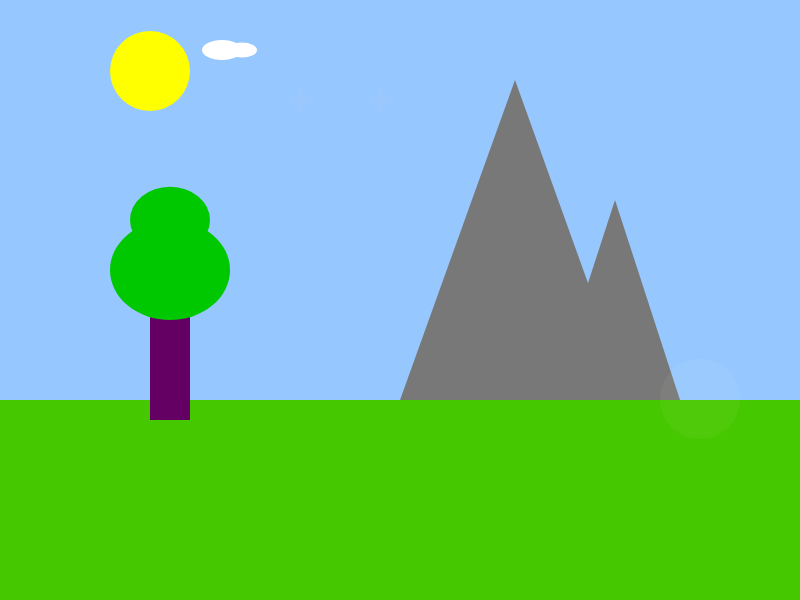
Frame 1 (no input)
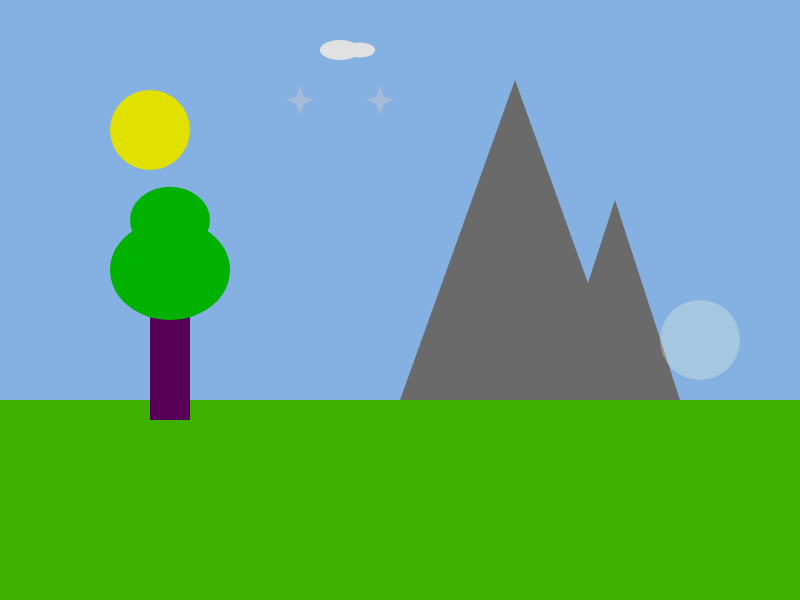
Frame 60 (no input)
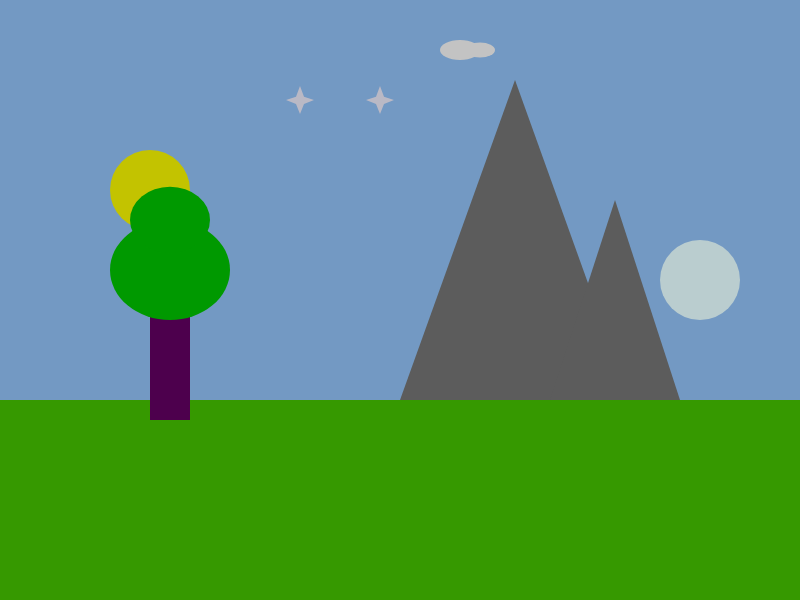
Frame 120 (the mouse pressed at the canvas centre since frame 60)

The p5.js sketch that drew these frames (run headless with seeded random() and noise() and a simulated clock; from frame 60 on, the mouse is pressed at the canvas centre):

// p5.js sketch
// ── sketch.js
var groundHeight;
var mountain1;
var mountain2;

var tree;

var moon;
var sun;
var darkness;

let p1 = { x: 250, y:100};
let p2 = { x: 270, y:100};
let p3 = { x: 255, y:120};
let p4 = { x: 170, y:200};
let p5 = { x: 130, y:230};
let p6 = { x: 100, y:220};
let p7 = { x: 155, y:185};

function setup()
{
	createCanvas(800, 600);
	//set the groundHeight proportional to the canvas size
	groundHeight = (height / 3) * 2;

	//initalise the mountain objects with properties to help draw them to the canvas
	mountain1 = {
		x: 400,
		y: groundHeight,
		height: 320,
		width: 230
	};
	mountain2 = {
		x: 550,
		y: groundHeight,
		height: 200,
		width: 130
	};

	//initalise the tree object
	tree = {
		x: 150,
		y: groundHeight + 20,
		trunkWidth: 40,
		trunkHeight: 150,
		canopyWidth: 120,
		canopyHeight: 100
	};

    //initalise the sun 
	sun = {
		x: 150,
		y: 70,
		diameter: 80,
	};
    
    //TASK: intialise a moon object with an extra property for brightness
	moon = {
		x: 700,
		y: groundHeight,
		size: 80,
		brightness: 10,
	}

	//initialise the basic star
	star = {
		x: 300,
		y: 100,
		size: 0.4,
	}
	//set the initial darkness
	darkness = 0;


	
}



function draw()
{
	//TASK: update the values for the moons brightness, the sun's position and the darkness.
	//You can either map this to the mouse's location (i.e. the futher left the mouse is the more daylight) or you can just change the values gradually over time.
	moon.brightness += 1;
	sun.y += 1;
	darkness += 1;
	moon.y -= 1;
	
	//draw the sky
	background(150, 200, 255);
	noStroke();

	//draw the sun
	fill(255, 255, 0);
	ellipse(sun.x, sun.y, sun.diameter, sun.diameter);

	//birds

	// fill(200,200,0);
	// stroke(0);
	// curve(p1.x, p1.y, p1.x, p1.y, p2.x, p2.y, p3.x, p3.y);
	// curve(p1.x, p1.y, p2.x, p2.y, p3.x, p3.y, p4.x, p4.y);
	// curve(p2.x, p2.y, p3.x, p3.y, p4.x, p4.y, p5.x, p5.y);
	// curve(p3.x, p3.y, p4.x, p4.y, p5.x, p5.y, p6.x, p6.y);
	// curve(p4.x, p4.y, p5.x, p5.y, p6.x, p6.y, p7.x, p7.y);
	// curve(p5.x, p5.y, p6.x, p6.y, p7.x, p7.y, p7.x, p7.y);

	// beginPath();
	// arc(50, 50, 30, 0, 2 * Math.PI);
	// fill(255,255,0);
	
	// // Draw the beak of the bird
	// beginPath();
	// moveTo(65, 50);
	// lineTo(80, 60);
	// lineTo(65, 70);
	// fill(255,255,0);
	
	// // Draw the body of the bird
	// beginPath();
	// moveTo(50, 80);
	// lineTo(50, 120);
	// lineTo(80, 110);
	// lineTo(80, 90);
	// fill(0,0,255);

	//clouds
	fill(255);
	ellipse(220 + darkness * 2,50,40,20);
	ellipse(240 + darkness * 2,50,30,15);

	//draw the ground and make it green
	fill(70, 200, 0);
	rect(0, groundHeight, width, height - groundHeight);

	//draw the mountains
	fill(120);
	triangle(mountain1.x, mountain1.y,
		mountain1.x + mountain1.width, mountain1.y,
		mountain1.x + (mountain1.width / 2), mountain1.y - mountain1.height);

	triangle(mountain2.x, mountain2.y,
		mountain2.x + mountain2.width, mountain2.y,
		mountain2.x + (mountain2.width / 2), mountain2.y - mountain2.height);
    
    //TASK: You can draw the tree yourself
    fill(100,0,100);
    rect(tree.x,tree.y - tree.trunkHeight,tree.trunkWidth,tree.trunkHeight);
    fill(0,200,0);
    ellipse(tree.x + tree.trunkWidth/2,
			tree.y - tree.trunkHeight,
			tree.canopyWidth,
			tree.canopyHeight);
	ellipse(tree.x + tree.trunkWidth/2,
			tree.y - tree.trunkHeight - tree.canopyHeight / 2,
			tree.canopyWidth * 2/3,
			tree.canopyHeight * 2/3
	);


	//TASK: make the scene dark by drawing a rectangle that covers the whole canvas.
	//Use the alpha value of fill to determine how dark to make it

	fill(0,0,0,darkness / 2);
	rect(0,0,width,height);

    //TASK: you'll need to draw the moon too. Make sure you use brightness to adjust the colour
	fill(255, 255, 220, moon.brightness);
	moon.y = max(moon.y, 70);
	ellipse(moon.x, moon.y, moon.size, moon.size);

	//stars
	fill(255, 215, 200, moon.brightness);
	noStroke();

	beginShape();
	vertex(-10 * star.size + star.x, 10 * star.size + star.y);
	vertex(0 + star.x, 35 * star.size + star.y);
	vertex(10 * star.size + star.x, 10 * star.size + star.y);
	vertex(35 * star.size + star.x, 0 * star.size + star.y);
	vertex(10 * star.size + star.x, -8 * star.size + star.y);
	vertex(0 + star.x, -35 * star.size + star.y);
	vertex(-10 * star.size + star.x, -8 * star.size + star.y);
	vertex(-35 * star.size + star.x, 0 + star.y);
	endShape();

	beginShape();
	vertex(-10 * star.size + star.x + 80, 10 * star.size + star.y);
	vertex(0 + star.x + 80, 35 * star.size + star.y);
	vertex(10 * star.size + star.x + 80, 10 * star.size + star.y);
	vertex(35 * star.size + star.x + 80, 0 * star.size + star.y);
	vertex(10 * star.size + star.x + 80, -8 * star.size + star.y);
	vertex(0 + star.x + 80, -35 * star.size + star.y);
	vertex(-10 * star.size + star.x + 80, -8 * star.size + star.y);
	vertex(-35 * star.size + star.x + 80, 0 + star.y);
	endShape();




}
